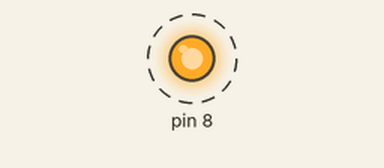
This sketch was run on a simulated Arduino Uno, built with avr-gcc and run on an emulated ATmega328P. Parts: output pins drawn as LEDs (lit = HIGH). Dashed ring = blinking.

Above: at 0.5 s.
Timing chart, 0 to 4.6 s (numbered marks = the images above):
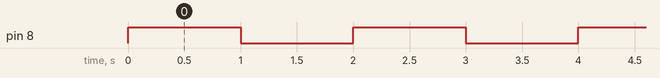

Measured:
- by itself, pin 8: alternates HIGH for 1.0 s and LOW for 1.0 s

The sketch:

BLINK_AVR_OPTIMIZED.ino
```cpp
#include <avr/io.h>
#include <avr/delay.h>
int main(void) {
  DDRB |= 1 << PINB0;
while(1){
  PORTB ^= 1 << PINB0;
  _delay_ms(1000);
  }
 }
```
